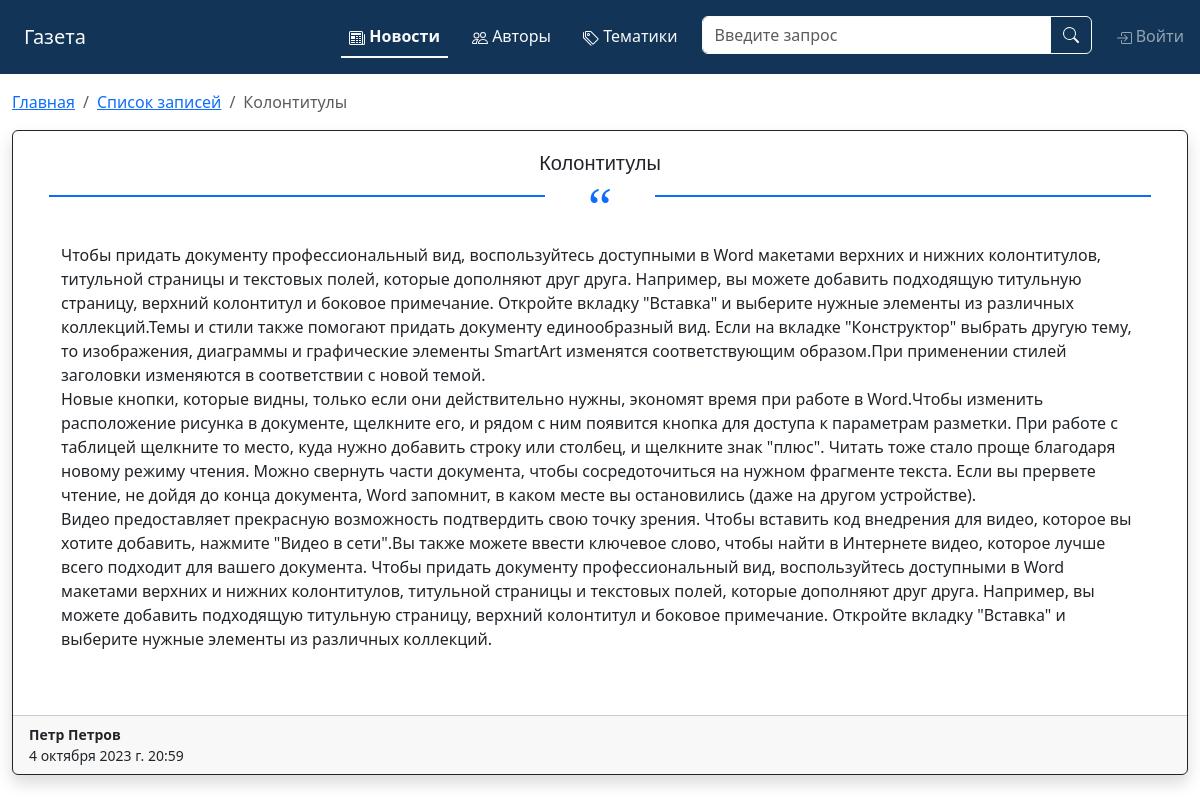
Screenshot of /news/2/ with the database file from the repository.
### NewsPaper/models.py (models this page shows, shortened)
class Post(models.Model):
    id = models.AutoField(
        primary_key=True,
    )
    author = models.ForeignKey(
        Author,
        verbose_name='Автор записи',
        null=True,
        related_name='Author',
        on_delete=models.SET_NULL,
    )
    type_post = models.SmallIntegerField(
        verbose_name='Тип записи',
        choices=STATUS_CHOICES,
        blank=True,
    )
    category = models.ForeignKey(
        Category,
        verbose_name='Категория записи',
        null=True,
        related_name='Category',
        on_delete=models.SET_NULL,
    )
    create_date = models.DateTimeField(
        verbose_name='Дата создания записи',
        auto_now_add=True,
        null=True,
    )
    title = models.CharField(
        verbose_name='Заголовок записи',
        max_length=1024,
        default='',
    )
    text = models.TextField(
        verbose_name='Текст записи',
        default='',
    )
    rating = models.SmallIntegerField(
        verbose_name='Рейтинг записи',
        default=0,
    )
    class Meta:
        ordering = '-create_date', 'title',
        verbose_name = 'Запись'
        verbose_name_plural = 'Записи'
        managed = True

class Author(models.Model):
    user = models.OneToOneField(
        User,
        primary_key=True,
        on_delete=models.CASCADE,
    )
    rating = models.SmallIntegerField(
        verbose_name='Рейтинг пользователя',
        default=0,
    )
    def __str__(self):
        return f'{self.user.get_full_name()}'
    class Meta:
        ordering = 'user',
        verbose_name = 'Автор'
        verbose_name_plural = 'Авторы'
        managed = True

### NewsPaper/views.py (the view)
# urls.py: path('news/<int:post_id>/', PostDetailView.as_view(), name='post_show', ),
class PostDetailView(DetailView):
    template_name = 'post/show.html'
    queryset = Post.objects.all()
    def get_object(self, **kwargs):
        post_id = self.kwargs.get('post_id')
        return Post.objects.get(pk=post_id)
    def get_context_data(self, **kwargs):
        context = super().get_context_data(**kwargs)
        context['post_active'] = True
        return context

### NewsPaper/templatetags/custom_filters.py (called while the page is built)
@register.filter(name='censor')
def censor(value, arg):
    if isinstance(value, str) and isinstance(arg, str):
        content = value.split()
        for index, word in enumerate(value.split()):
            if word.lower() in BANNED_WORDS:
                content[index] = re.sub(word, f'{word[0]}{arg * (len(word) - 1)}', content[index])
        return " ".join(content)
    else:
        raise ValueError()

### NewsPaper/templates/post/show.html (shortened to what this page needs)
{% extends 'default.html' %}
{% load censor from custom_filters %}
{% block main %}
    <nav class="my-3" aria-label="breadcrumb">
        <ol class="breadcrumb">
            <li class="breadcrumb-item"><a href="{% url 'index' %}">Главная</a></li>
            <li class="breadcrumb-item"><a href="{% url 'post_list' %}">Список записей</a></li>
            <li class="breadcrumb-item active" aria-current="page">{{ post.title|truncatechars:50|censor:'*' }}</li>
        </ol>
    </nav>
    <div class="shadow card border-dark mb-4">
        <div class="card-body">
            <div class="post-title">{{ post.title|censor:'*' }}</div>
            <div class="post-text">{% autoescape off %}{{ post.text|linebreaks|censor:'*' }}{% endautoescape %}</div>
        </div>
        <div class="card-footer">
            <div class="row align-items-center">
                <div class="col-auto me-auto">
                    <div class="small">
                        <strong class="text-gray-dark">{{ post.author }}</strong>
                        <span class="d-block">{{ post.create_date }}</span>
                    </div>
                </div>
            </div>
        </div>
    </div>
{% endblock main %}

### NewsPaper/static/css/main.css (style rules this page uses)
.post-title { font: 500 1.25rem/2rem 'ALS Hauss',Arial,sans-serif; margin: 0; padding: 0 0 2rem 0; position: relative; text-align: center; }
.post-title:after { font-size: 54px; color: #0d6efd; position: absolute; height: 2px; left: 20px; right: 20px; line-height: .5; background: linear-gradient(to right, #0d6efd 45%, transparent 45%, transparent), linear-gradient(to right, transparent, transparent 55%, #0d6efd 55%); font-family: serif; content: "\201C"; top: 3rem; }
.post-text { margin: 0; padding: 2rem; position: relative; text-align: left; }

### rows the page displays
Post: title|censor "Колонтитулы", text|censor "Чтобы придать документу профессиональный вид, воспользуйтесь доступными в Word макетами верхних и нижних колонтитулов, титульной страницы и текстовых полей, которые дополняют друг друга. Например, вы можете добавить подходящую титульную страницу, верхний колонтитул и боковое примечание. Откройте вкладку \"Вставка\" и выберите нужные элементы из различных коллекций.Темы и стили также помогают придать документу единообразный вид. Если на вкладке \"Конструктор\" выбрать другую тему, то изображения, диаграммы и графические элементы SmartArt изменятся соответствующим образом.При применении стилей заголовки изменяются в соответствии с новой темой. Новые кнопки, которые видны, только если они…", author "Петр Петров", create_date "4 октября 2023 г. 20:59"
